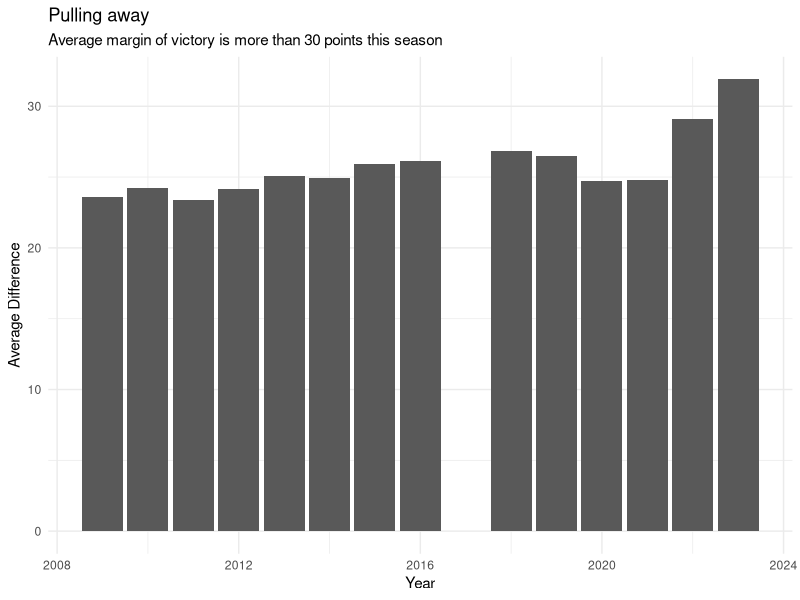
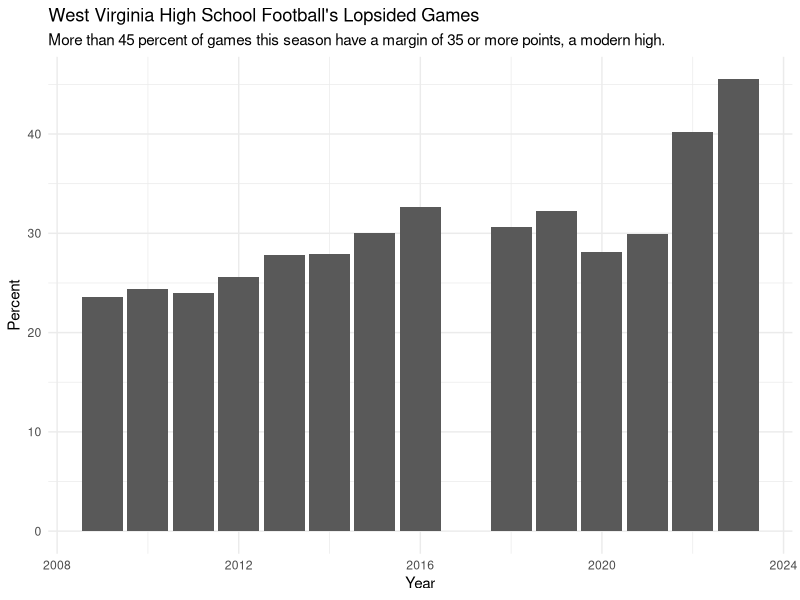

The R script that drew these images, in order:
## ---- chunk 1
library(tidyverse)
## ---- chunk 2
games <- read_csv("scores.csv")
wv_games <- games |> filter(home_team_state == 'WV', visiting_team_state == 'WV')
## ---- chunk 3
wv_by_year <- wv_games |> 
  group_by(year) |> 
  summarise(
    min_diff = min(differential),
    max_diff = max(differential),
    avg_diff = mean(differential),
    median_diff = median(differential)
  )
## ---- chunk 4
ggplot() + 
  geom_bar(data=wv_by_year, aes(x=year, weight=avg_diff)) +
  labs(
    title="Pulling away", 
    subtitle = "Average margin of victory is more than 30 points this season",
    x="Year", 
    y="Average Difference"
) + theme_minimal()
## ---- chunk 5
all_games <- wv_games |> 
  group_by(year) |> 
  summarise(all_games = n())

thirtyfive_plus <- wv_games |> 
  filter(differential >= 35) |> 
  group_by(year) |> 
  summarise(thirtyfive_plus_games = n())

thirtyfive_with_pct <- all_games |> 
  inner_join(thirtyfive_plus) |> 
  mutate(pct = thirtyfive_plus_games/all_games *100) |> 
  arrange(desc(pct))

all_games |> 
  inner_join(thirtyfive_plus) |> 
  mutate(pct = thirtyfive_plus_games/all_games *100) |> 
  arrange(desc(pct))
## ---- chunk 6
ggplot() + 
  geom_bar(data=thirtyfive_with_pct, aes(x=year, weight=pct)) +
  labs(
    title="West Virginia High School Football's Lopsided Games", 
    subtitle = "More than 45 percent of games this season have a margin of 35 or more points, a modern high.",
    x="Year", 
    y="Percent"
) + theme_minimal()
